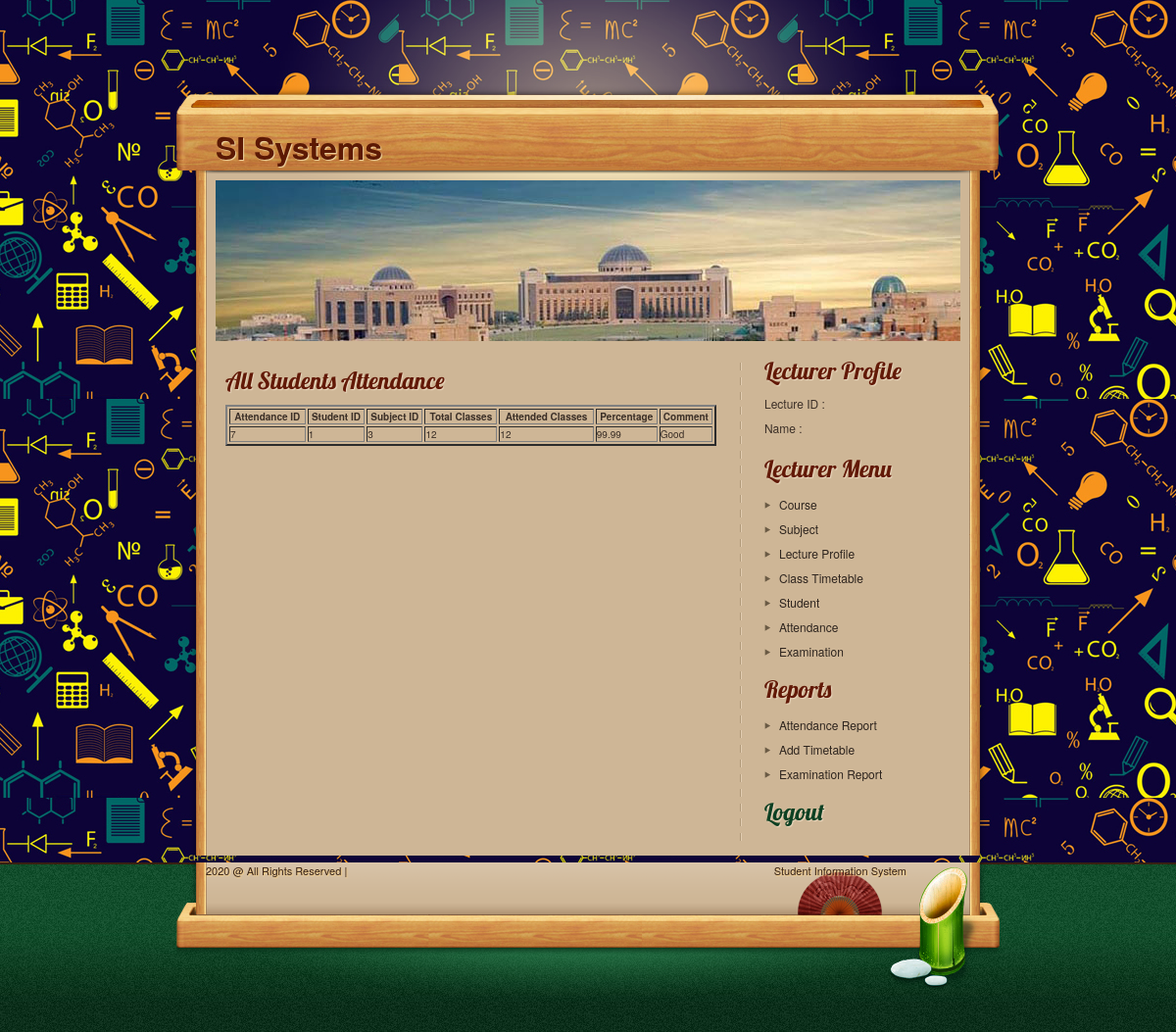
The app's page /SIstudent/admin/lecturer/sattandance.php with its own data.
### tables this page shows
CREATE TABLE `attendance` (
  `attid` bigint(4) NOT NULL,
  `studid` varchar(20) NOT NULL,
  `subid` bigint(4) NOT NULL,
  `totalclasses` int(2) NOT NULL,
  `attendedclasses` int(2) NOT NULL,
  `percentage` double(4,2) NOT NULL,
  `comment` text NOT NULL
);

### SIstudent/admin/lecturer/sattandance.php (the view, shortened to what this page needs)
<?php
include("header.php");
include("conection.php");
?>
<section id="page">
<header id="pageheader" class="normalheader">
<h2 class="sitedescription">
  </h2>
</header>
<section id="contents">
<article class="post">
  <header class="postheader">
  <h2>All Students Attendance</h2>
  </header>
  <section class="entry">
<form  method="POST" action="sresult.php" id="formID" name="form1" >
<table width="501" border="2">
  <tr>
    <th>Attendance ID </th>
    <th>Student ID </th>
    <th>Subject ID</th>
	 <th>Total Classes</th>
	 <th>Attended Classes</th>
    <th>Percentage</th>
	 <th>Comment</th>
  </tr>
<?php
$ret=mysqli_query($con,"select * from attendance");
while ($row=mysqli_fetch_array($ret)) {
?>
<tr>
  <td><?php  echo $row['attid'];?></td>
   <td><?php echo $row['studid'];?></td>
    <td><?php echo $row['subid'];?></td>
  <td><?php echo $row['totalclasses'];?></td>
  <td><?php echo $row['attendedclasses'];?></td>
  <td><?php echo $row['percentage'];?></td>
    <td><?php echo $row['comment'];?></td>
</tr>
<?php
}?>
</table>
   <br>
</form>
</section>
</article>
</section>
<?php
include("lecturemenu.php");
include("footer.php");
?>

### SIstudent/admin/lecturer/style.css (style rules this page uses)
html, body { height:100%; }
body { background: url(images/bodybg.jpg) repeat; font-family:"Helvetica Neue", Helvetica, Verdana, sans-serif; color:#3b2f27; position:relative; }
#page { background: url(images/pagebg.png) repeat-y; padding:0 40px; }
#pageheader { margin-bottom:15px; }
.normalheader { background:url(images/normalheader.jpg) no-repeat; height:164px; }
#contents { width:525px; float:left; padding-right:12px; background:url(images/sidebar-devider.png) right top repeat-y; min-height:500px; margin-bottom:10px; }
.post { margin-bottom:20px; padding:10px; }
#page h2 { font:2.4em 'Lobster', Arial, Helvetica, sans-serif; color:#621907; text-shadow:#ead7be 1px 1px 1px; }
.postheader { margin-bottom:10px; }
.sitedescription { color:#9edab8; font:normal 1.6em 'FertigoProRegular', Arial, sans-serif!important; color:#9edab8!important; text-shadow:#08421f 1px 1px 1px!important; }
.normalheader .sitedescription { padding:60px 280px 0 20px; }

### records on screen
attendance: attid "7", studid "1", subid "3", totalclasses "12", attendedclasses "12", percentage "99.99", comment "Good"
